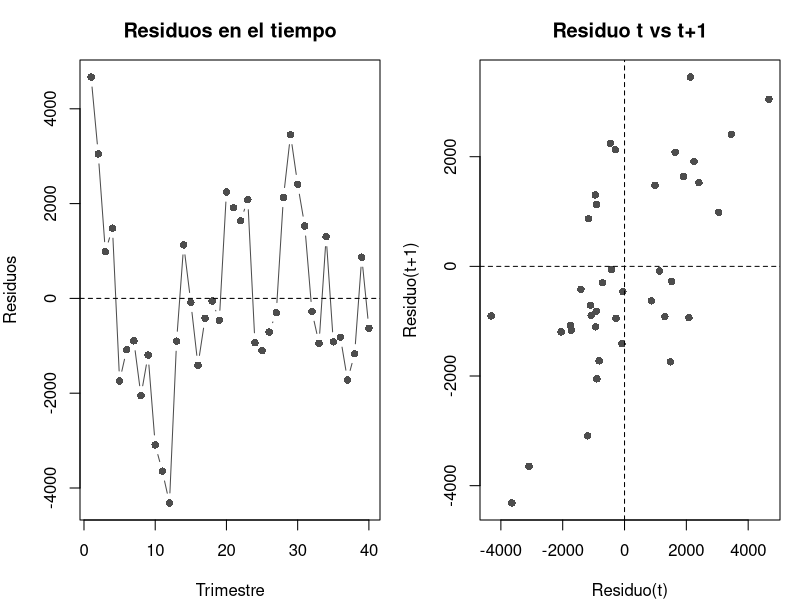

The R script that drew this image:
# ECONOMETRÍA — Capítulo 10 Script Teórico: Autocorrelación
# Autor: Carlos de Anta Puig
# Abre primero mEconometria.Rproj en RStudio.
pausa <- function(msg = "\n  [Pulsa ENTER para continuar...]") { cat(msg); invisible(readline()) }
library(tidyverse); library(readxl); library(lmtest)
caso_c <- read_excel("data/caso_c_consumo_trimestral.xlsx")
cat("\n=== ECONOMETRÍA — Tema 10: Autocorrelación serial ===\n")
pausa()
mod <- lm(consumo ~ pib + tipo_interes, data = caso_c)
cat("\n--- 1. RESIDUOS SECUENCIALES ---\n")
par(mfrow = c(1,2), mar = c(4,4,3,1))
res <- residuals(mod)
plot(1:length(res), res, type="b", pch=16, col="gray30", xlab="Trimestre", ylab="Residuos", main="Residuos en el tiempo")
abline(h=0, lty=2)
plot(res[-length(res)], res[-1], pch=16, col="gray30", xlab="Residuo(t)", ylab="Residuo(t+1)", main="Residuo t vs t+1")
abline(h=0, lty=2); abline(v=0, lty=2)
par(mfrow = c(1,1))
pausa()
cat("\n--- 2. CONTRASTE DURBIN-WATSON ---\n\n")
dw <- dwtest(mod)
cat(sprintf("  DW = %.4f, p-valor = %.4f\n", dw$statistic, dw$p.value))
cat(sprintf("  rho aprox = %.4f\n", 1 - dw$statistic/2))
cat(sprintf("  Decisión: %s\n", ifelse(dw$p.value < 0.05, "AUTOCORRELACIÓN POSITIVA", "No hay evidencia")))
cat("\n=== FIN Script Tema 10 ===\n")
